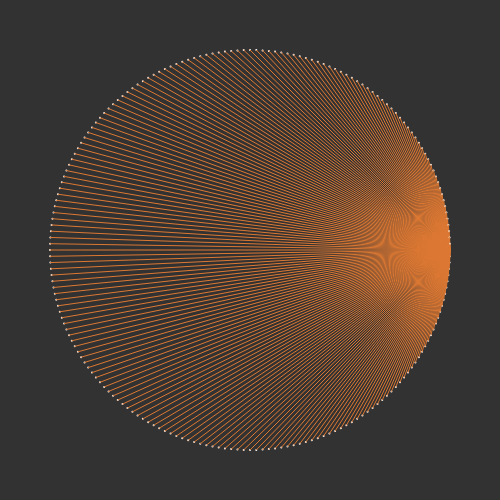
Frame 1 (no input)
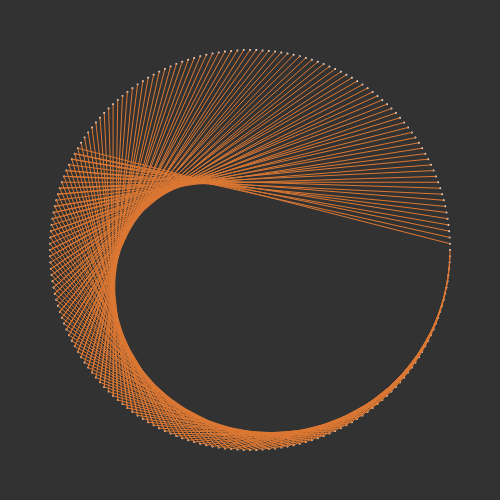
Frame 60 (no input)
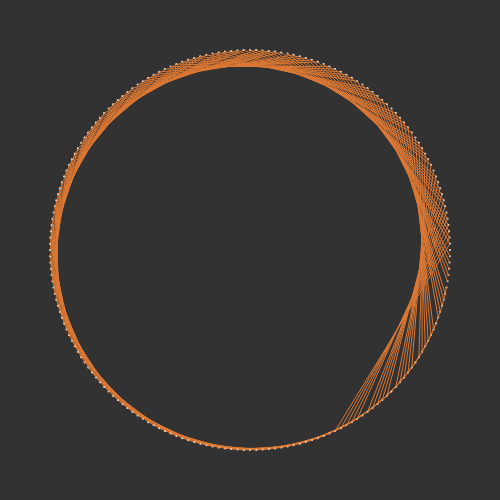
Frame 120 (the mouse pressed at the canvas centre since frame 60)

The p5.js sketch that drew these frames (run headless with seeded random() and noise() and a simulated clock; from frame 60 on, the mouse is pressed at the canvas centre):

// p5.js sketch
// ── sketch.js
let n = 200;
let r = 200;
let mul = 0;
let dmul = 0.01;
let dots = [];

function setup(){
  createCanvas(500, 500);
  
  let da = TWO_PI/n;
  for(let i = 0; i < n ; i++){
    dots.push({x: r * cos(i * da), y: r * sin(i * da)});
  }
}

function draw(){
  translate(width/2, height/2);
  background(50);
  
  for(let i = 0; i < n; i++){
    let d = dots[i];
    let j = (i * mul) % n;
    let dj = dots[floor(j)];
    fill(255);
    noStroke();
    circle(d.x, d.y, 2);
    noFill();
    stroke(220,120,50);
    line(d.x, d.y, dj.x, dj.y);
  }
  
  mul += dmul;
}
